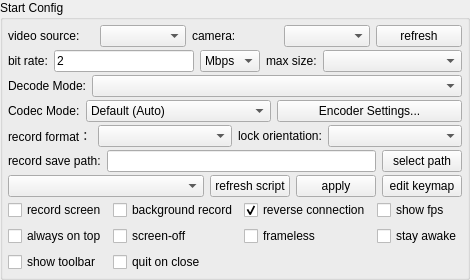
       <widget class="QGroupBox" name="configGroupBox">
        <property name="sizePolicy">
         <sizepolicy hsizetype="Preferred" vsizetype="Preferred">
          <horstretch>0</horstretch>
          <verstretch>0</verstretch>
         </sizepolicy>
        </property>
        <property name="title">
         <string>Start Config</string>
        </property>
        <layout class="QVBoxLayout" name="verticalLayout_3">
         <property name="spacing">
          <number>3</number>
         </property>
         <property name="leftMargin">
          <number>5</number>
         </property>
         <property name="topMargin">
          <number>5</number>
         </property>
         <property name="rightMargin">
          <number>5</number>
         </property>
         <property name="bottomMargin">
          <number>5</number>
         </property>
         <item>
          <widget class="QWidget" name="videoSourceWidget" native="true">
           <layout class="QHBoxLayout" name="videoSourceLayout">
            <property name="leftMargin">
             <number>0</number>
            </property>
            <property name="topMargin">
             <number>0</number>
            </property>
            <property name="rightMargin">
             <number>0</number>
            </property>
            <property name="bottomMargin">
             <number>0</number>
            </property>
            <item>
             <widget class="QLabel" name="videoSourceLabel">
              <property name="text">
               <string>video source:</string>
              </property>
             </widget>
            </item>
            <item>
             <widget class="QComboBox" name="videoSourceBox"/>
            </item>
            <item>
             <widget class="QLabel" name="cameraFacingLabel">
              <property name="text">
               <string>camera:</string>
              </property>
             </widget>
            </item>
            <item>
             <widget class="QComboBox" name="cameraFacingBox"/>
            </item>
            <item>
             <widget class="QPushButton" name="refreshCameraBtn">
              <property name="text">
               <string>refresh</string>
              </property>
             </widget>
            </item>
           </layout>
          </widget>
         </item>
         <item>
          <widget class="QWidget" name="configWidget1" native="true">
           <property name="sizePolicy">
            <sizepolicy hsizetype="Preferred" vsizetype="Preferred">
             <horstretch>0</horstretch>
             <verstretch>0</verstretch>
            </sizepolicy>
           </property>
           <layout class="QHBoxLayout" name="horizontalLayout_5">
            <property name="leftMargin">
             <number>0</number>
            </property>
            <property name="topMargin">
             <number>0</number>
            </property>
            <property name="rightMargin">
             <number>0</number>
            </property>
            <property name="bottomMargin">
             <number>0</number>
            </property>
            <item>
             <widget class="QLabel" name="label_3">
              <property name="sizePolicy">
               <sizepolicy hsizetype="Maximum" vsizetype="Preferred">
                <horstretch>0</horstretch>
                <verstretch>0</verstretch>
               </sizepolicy>
              </property>
              <property name="text">
               <string>bit rate:</string>
              </property>
             </widget>
            </item>
            <item>
             <widget class="QLineEdit" name="bitRateEdit">
              <property name="sizePolicy">
               <sizepolicy hsizetype="Preferred" vsizetype="Preferred">
                <horstretch>0</horstretch>
                <verstretch>0</verstretch>
               </sizepolicy>
              </property>
              <property name="text">
               <string notr="true">2</string>
              </property>
             </widget>
            </item>
            <item>
             <widget class="QComboBox" name="bitRateBox">
              <property name="sizePolicy">
               <sizepolicy hsizetype="Maximum" vsizetype="Preferred">
                <horstretch>0</horstretch>
                <verstretch>0</verstretch>
               </sizepolicy>
              </property>
              <property name="toolTip">
               <string/>
              </property>
              <property name="currentText">
               <string notr="true">Mbps</string>
              </property>
              <item>
               <property name="text">
                <string notr="true">Mbps</string>
               </property>
              </item>
              <item>
               <property name="text">
                <string notr="true">Kbps</string>
               </property>
              </item>
             </widget>
            </item>
            <item>
             <widget class="QLabel" name="label_4">
              <property name="sizePolicy">
               <sizepolicy hsizetype="Maximum" vsizetype="Preferred">
                <horstretch>0</horstretch>
                <verstretch>0</verstretch>
               </sizepolicy>
              </property>
              <property name="text">
               <string>max size:</string>
              </property>
             </widget>
            </item>
            <item>
             <widget class="QComboBox" name="maxSizeBox">
              <property name="sizePolicy">
               <sizepolicy hsizetype="Preferred" vsizetype="Preferred">
                <horstretch>0</horstretch>
                <verstretch>0</verstretch>
               </sizepolicy>
              </property>
              <property name="toolTip">
               <string/>
              </property>
             </widget>
            </item>
           </layout>
          </widget>
         </item>
         <item>
          <widget class="QWidget" name="configWidget6" native="true">
           <property name="sizePolicy">
            <sizepolicy hsizetype="Preferred" vsizetype="Preferred">
             <horstretch>0</horstretch>
             <verstretch>0</verstretch>
            </sizepolicy>
           </property>
           <layout class="QHBoxLayout" name="horizontalLayout_14">
            <property name="leftMargin">
             <number>0</number>
            </property>
            <property name="topMargin">
             <number>0</number>
            </property>
            <property name="rightMargin">
             <number>0</number>
            </property>
            <property name="bottomMargin">
             <number>0</number>
            </property>
            <item>
             <widget class="QLabel" name="decodeModeLabel">
              <property name="sizePolicy">
               <sizepolicy hsizetype="Maximum" vsizetype="Preferred">
                <horstretch>0</horstretch>
                <verstretch>0</verstretch>
               </sizepolicy>
              </property>
              <property name="text">
               <string>Decode Mode:</string>
              </property>
             </widget>
            </item>
            <item>
             <widget class="QComboBox" name="decodeModeBox">
              <property name="sizePolicy">
               <sizepolicy hsizetype="MinimumExpanding" vsizetype="Preferred">
                <horstretch>0</horstretch>
                <verstretch>0</verstretch>
               </sizepolicy>
              </property>
              <property name="toolTip">
               <string>FFmpeg: better compatibility; VideoToolbox: Apple Silicon only</string>
              </property>
             </widget>
            </item>
           </layout>
          </widget>
         </item>
         <item>
          <widget class="QWidget" name="configWidgetCodec" native="true">
           <property name="sizePolicy">
            <sizepolicy hsizetype="Preferred" vsizetype="Preferred">
             <horstretch>0</horstretch>
             <verstretch>0</verstretch>
            </sizepolicy>
           </property>
           <layout class="QHBoxLayout" name="horizontalLayout_codec">
            <property name="leftMargin">
             <number>0</number>
            </property>
            <property name="topMargin">
             <number>0</number>
            </property>
            <property name="rightMargin">
             <number>0</number>
            </property>
            <property name="bottomMargin">
             <number>0</number>
            </property>
            <item>
             <widget class="QLabel" name="label_codecMode">
              <property name="sizePolicy">
               <sizepolicy hsizetype="Maximum" vsizetype="Preferred">
                <horstretch>0</horstretch>
                <verstretch>0</verstretch>
               </sizepolicy>
              </property>
              <property name="text">
               <string>Codec Mode:</string>
              </property>
             </widget>
            </item>
            <item>
             <widget class="QComboBox" name="codecModeBox">
              <property name="sizePolicy">
               <sizepolicy hsizetype="Preferred" vsizetype="Preferred">
                <horstretch>0</horstretch>
                <verstretch>0</verstretch>
               </sizepolicy>
              </property>
              <property name="toolTip">
               <string>Encoder selection: Default uses system auto-select; presets enable vendor-specific tuning.</string>
              </property>
              <item>
               <property name="text">
                <string>Default (Auto)</string>
               </property>
              </item>
             </widget>
            </item>
            <item>
             <widget class="QPushButton" name="presetConfigBtn">
              <property name="toolTip">
               <string>Open encoder advanced settings: optimization levels for visual quality and performance.</string>
              </property>
              <property name="text">
               <string>Encoder Settings...</string>
              </property>
             </widget>
            </item>
           </layout>
          </widget>
         </item>
         <item>
          <widget class="QWidget" name="configWidget5" native="true">
           <property name="sizePolicy">
            <sizepolicy hsizetype="Preferred" vsizetype="Preferred">
             <horstretch>0</horstretch>
             <verstretch>0</verstretch>
            </sizepolicy>
           </property>
           <layout class="QHBoxLayout" name="horizontalLayout_7">
            <property name="leftMargin">
             <number>0</number>
            </property>
            <property name="topMargin">
             <number>0</number>
            </property>
            <property name="rightMargin">
             <number>0</number>
            </property>
            <property name="bottomMargin">
             <number>0</number>
            </property>
            <item>
             <widget class="QLabel" name="label_6">
              <property name="sizePolicy">
               <sizepolicy hsizetype="Maximum" vsizetype="Preferred">
                <horstretch>0</horstretch>
                <verstretch>0</verstretch>
               </sizepolicy>
              </property>
              <property name="text">
               <string>record format：</string>
              </property>
             </widget>
            </item>
            <item>
             <widget class="QComboBox" name="formatBox">
              <property name="sizePolicy">
               <sizepolicy hsizetype="Preferred" vsizetype="Preferred">
                <horstretch>0</horstretch>
                <verstretch>0</verstretch>
               </sizepolicy>
              </property>
             </widget>
            </item>
            <item>
             <widget class="QLabel" name="label_8">
              <property name="sizePolicy">
               <sizepolicy hsizetype="Maximum" vsizetype="Preferred">
                <horstretch>0</horstretch>
                <verstretch>0</verstretch>
               </sizepolicy>
              </property>
              <property name="text">
               <string>lock orientation:</string>
              </property>
             </widget>
            </item>
            <item>
             <widget class="QComboBox" name="lockOrientationBox">
              <property name="sizePolicy">
               <sizepolicy hsizetype="Preferred" vsizetype="Preferred">
                <horstretch>0</horstretch>
                <verstretch>0</verstretch>
               </sizepolicy>
              </property>
             </widget>
            </item>
           </layout>
          </widget>
         </item>
         <item>
          <widget class="QWidget" name="configWidget2" native="true">
           <property name="sizePolicy">
            <sizepolicy hsizetype="Preferred" vsizetype="Preferred">
             <horstretch>0</horstretch>
             <verstretch>0</verstretch>
            </sizepolicy>
           </property>
           <layout class="QHBoxLayout" name="horizontalLayout_6">
            <property name="leftMargin">
             <number>0</number>
            </property>
            <property name="topMargin">
             <number>0</number>
            </property>
            <property name="rightMargin">
             <number>0</number>
            </property>
            <property name="bottomMargin">
             <number>0</number>
            </property>
            <item>
             <widget class="QLabel" name="label_5">
              <property name="sizePolicy">
               <sizepolicy hsizetype="Preferred" vsizetype="Preferred">
                <horstretch>0</horstretch>
                <verstretch>0</verstretch>
               </sizepolicy>
              </property>
              <property name="text">
               <string>record save path:</string>
              </property>
              <property name="buddy">
               <cstring>recordPathEdt</cstring>
              </property>
             </widget>
            </item>
            <item>
             <widget class="QLineEdit" name="recordPathEdt">
              <property name="sizePolicy">
               <sizepolicy hsizetype="MinimumExpanding" vsizetype="Preferred">
                <horstretch>0</horstretch>
                <verstretch>0</verstretch>
               </sizepolicy>
              </property>
              <property name="readOnly">
               <bool>true</bool>
              </property>
             </widget>
            </item>
            <item>
             <widget class="QPushButton" name="selectRecordPathBtn">
              <property name="sizePolicy">
               <sizepolicy hsizetype="Preferred" vsizetype="Preferred">
                <horstretch>0</horstretch>
                <verstretch>0</verstretch>
               </sizepolicy>
              </property>
              <property name="text">
               <string>select path</string>
              </property>
              <property name="autoDefault">
               <bool>false</bool>
              </property>
             </widget>
            </item>
           </layout>
          </widget>
         </item>
         <item>
          <widget class="QWidget" name="configWidget4" native="true">
           <property name="sizePolicy">
            <sizepolicy hsizetype="Preferred" vsizetype="Preferred">
             <horstretch>0</horstretch>
             <verstretch>0</verstretch>
            </sizepolicy>
           </property>
           <layout class="QHBoxLayout" name="horizontalLayout_8">
            <property name="leftMargin">
             <number>0</number>
            </property>
            <property name="topMargin">
             <number>0</number>
            </property>
            <property name="rightMargin">
             <number>0</number>
            </property>
            <property name="bottomMargin">
             <number>0</number>
            </property>
            <item>
             <widget class="QComboBox" name="gameBox">
              <property name="sizePolicy">
               <sizepolicy hsizetype="MinimumExpanding" vsizetype="Preferred">
                <horstretch>0</horstretch>
                <verstretch>0</verstretch>
               </sizepolicy>
              </property>
             </widget>
            </item>
            <item>
             <widget class="QPushButton" name="refreshGameScriptBtn">
              <property name="sizePolicy">
               <sizepolicy hsizetype="Preferred" vsizetype="Preferred">
                <horstretch>0</horstretch>
                <verstretch>0</verstretch>
               </sizepolicy>
              </property>
              <property name="text">
               <string>refresh script</string>
              </property>
             </widget>
            </item>
            <item>
             <widget class="QPushButton" name="applyScriptBtn">
              <property name="sizePolicy">
               <sizepolicy hsizetype="Preferred" vsizetype="Preferred">
                <horstretch>0</horstretch>
                <verstretch>0</verstretch>
               </sizepolicy>
              </property>
              <property name="text">
               <string>apply</string>
              </property>
             </widget>
            </item>
            <item>
             <widget class="QPushButton" name="keymapEditorBtn">
              <property name="toolTip">
               <string>edit key positions on a phone screenshot</string>
              </property>
              <property name="text">
               <string>edit keymap</string>
              </property>
             </widget>
            </item>
           </layout>
          </widget>
         </item>
         <item>
          <widget class="QWidget" name="configWidget3" native="true">
           <property name="sizePolicy">
            <sizepolicy hsizetype="Preferred" vsizetype="Preferred">
             <horstretch>0</horstretch>
             <verstretch>0</verstretch>
            </sizepolicy>
           </property>
           <layout class="QGridLayout" name="gridLayout">
            <property name="leftMargin">
             <number>0</number>
            </property>
            <property name="topMargin">
             <number>0</number>
            </property>
            <property name="rightMargin">
             <number>0</number>
            </property>
            <property name="bottomMargin">
             <number>0</number>
            </property>
            <item row="0" column="4">
             <widget class="QCheckBox" name="fpsCheck">
              <property name="sizePolicy">
               <sizepolicy hsizetype="Preferred" vsizetype="Preferred">
                <horstretch>0</horstretch>
                <verstretch>0</verstretch>
               </sizepolicy>
              </property>
              <property name="text">
               <string>show fps</string>
              </property>
             </widget>
            </item>
            <item row="0" column="1">
             <widget class="QCheckBox" name="notDisplayCheck">
              <property name="sizePolicy">
               <sizepolicy hsizetype="Preferred" vsizetype="Preferred">
                <horstretch>0</horstretch>
                <verstretch>0</verstretch>
               </sizepolicy>
              </property>
              <property name="text">
               <string>background record</string>
              </property>
              <property name="checkable">
               <bool>false</bool>
              </property>
             </widget>
            </item>
            <item row="1" column="0">
             <widget class="QCheckBox" name="alwaysTopCheck">
              <property name="sizePolicy">
               <sizepolicy hsizetype="Preferred" vsizetype="Preferred">
                <horstretch>0</horstretch>
                <verstretch>0</verstretch>
               </sizepolicy>
              </property>
              <property name="text">
               <string>always on top</string>
              </property>
              <property name="checked">
               <bool>false</bool>
              </property>
             </widget>
            </item>
            <item row="0" column="0">
             <widget class="QCheckBox" name="recordScreenCheck">
              <property name="sizePolicy">
               <sizepolicy hsizetype="Preferred" vsizetype="Preferred">
                <horstretch>0</horstretch>
                <verstretch>0</verstretch>
               </sizepolicy>
              </property>
              <property name="text">
               <string>record screen</string>
              </property>
             </widget>
            </item>
            <item row="0" column="3">
             <widget class="QCheckBox" name="useReverseCheck">
              <property name="sizePolicy">
               <sizepolicy hsizetype="Preferred" vsizetype="Preferred">
                <horstretch>0</horstretch>
                <verstretch>0</verstretch>
               </sizepolicy>
              </property>
              <property name="text">
               <string>reverse connection</string>
              </property>
              <property name="checked">
               <bool>true</bool>
              </property>
             </widget>
            </item>
            <item row="1" column="1">
             <widget class="QCheckBox" name="closeScreenCheck">
              <property name="sizePolicy">
               <sizepolicy hsizetype="Preferred" vsizetype="Preferred">
                <horstretch>0</horstretch>
                <verstretch>0</verstretch>
               </sizepolicy>
              </property>
              <property name="text">
               <string>screen-off</string>
              </property>
             </widget>
            </item>
            <item row="1" column="3">
             <widget class="QCheckBox" name="framelessCheck">
              <property name="sizePolicy">
               <sizepolicy hsizetype="Preferred" vsizetype="Preferred">
                <horstretch>0</horstretch>
                <verstretch>0</verstretch>
               </sizepolicy>
              </property>
              <property name="text">
               <string>frameless</string>
              </property>
             </widget>
            </item>
            <item row="1" column="4">
             <widget class="QCheckBox" name="stayAwakeCheck">
              <property name="sizePolicy">
               <sizepolicy hsizetype="Preferred" vsizetype="Preferred">
                <horstretch>0</horstretch>
                <verstretch>0</verstretch>
               </sizepolicy>
              </property>
              <property name="text">
               <string>stay awake</string>
              </property>
             </widget>
            </item>
            <item row="2" column="0">
             <widget class="QCheckBox" name="showToolbar">
              <property name="text">
               <string>show toolbar</string>
              </property>
             </widget>
            </item>
            <item row="2" column="1">
             <widget class="QCheckBox" name="quitOnCloseCheck">
              <property name="toolTip">
               <string>Quit the app when the window is closed instead of hiding it to the system tray</string>
              </property>
              <property name="text">
               <string>quit on close</string>
              </property>
             </widget>
            </item>
           </layout>
          </widget>
         </item>
        </layout>
       </widget>
